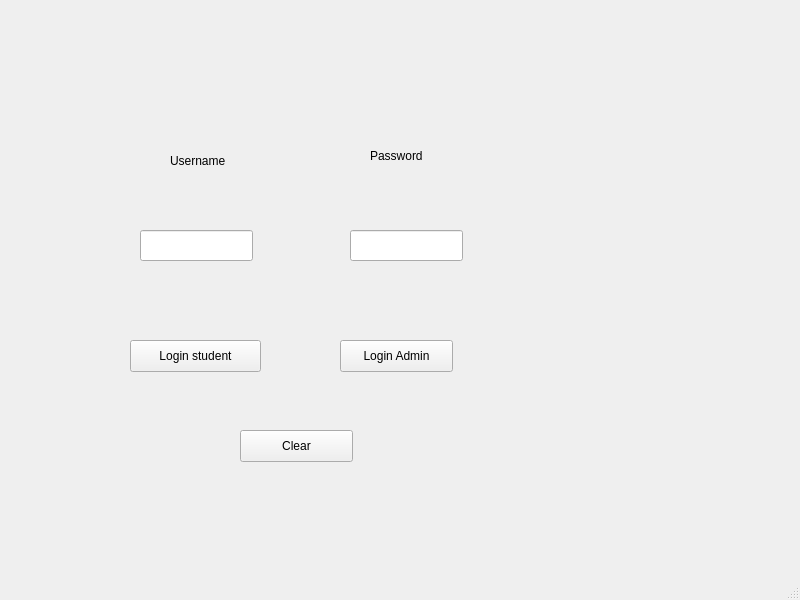
<?xml version="1.0" encoding="UTF-8"?>
<ui version="4.0">
 <class>MainWindow</class>
 <widget class="QMainWindow" name="MainWindow">
  <property name="geometry">
   <rect>
    <x>0</x>
    <y>0</y>
    <width>800</width>
    <height>600</height>
   </rect>
  </property>
  <property name="windowTitle">
   <string>MainWindow</string>
  </property>
  <widget class="QWidget" name="centralwidget">
   <widget class="QPushButton" name="btnLoginstudent">
    <property name="geometry">
     <rect>
      <x>130</x>
      <y>340</y>
      <width>131</width>
      <height>32</height>
     </rect>
    </property>
    <property name="text">
     <string>Login student</string>
    </property>
   </widget>
   <widget class="QLabel" name="label">
    <property name="geometry">
     <rect>
      <x>170</x>
      <y>150</y>
      <width>91</width>
      <height>21</height>
     </rect>
    </property>
    <property name="text">
     <string>Username </string>
    </property>
   </widget>
   <widget class="QLabel" name="label_2">
    <property name="geometry">
     <rect>
      <x>370</x>
      <y>140</y>
      <width>121</width>
      <height>31</height>
     </rect>
    </property>
    <property name="text">
     <string>Password</string>
    </property>
   </widget>
   <widget class="QLineEdit" name="passwordinput">
    <property name="geometry">
     <rect>
      <x>350</x>
      <y>230</y>
      <width>113</width>
      <height>31</height>
     </rect>
    </property>
    <property name="echoMode">
     <enum>QLineEdit::Password</enum>
    </property>
   </widget>
   <widget class="QLineEdit" name="usernameinput">
    <property name="geometry">
     <rect>
      <x>140</x>
      <y>230</y>
      <width>113</width>
      <height>31</height>
     </rect>
    </property>
   </widget>
   <widget class="QPushButton" name="btnClear">
    <property name="geometry">
     <rect>
      <x>240</x>
      <y>430</y>
      <width>113</width>
      <height>32</height>
     </rect>
    </property>
    <property name="text">
     <string>Clear</string>
    </property>
   </widget>
   <widget class="QPushButton" name="btnLoginadmin">
    <property name="geometry">
     <rect>
      <x>340</x>
      <y>340</y>
      <width>113</width>
      <height>32</height>
     </rect>
    </property>
    <property name="text">
     <string>Login Admin</string>
    </property>
   </widget>
  </widget>
  <widget class="QMenuBar" name="menubar">
   <property name="geometry">
    <rect>
     <x>0</x>
     <y>0</y>
     <width>800</width>
     <height>37</height>
    </rect>
   </property>
  </widget>
  <widget class="QStatusBar" name="statusbar"/>
 </widget>
 <resources/>
 <connections/>
</ui>
